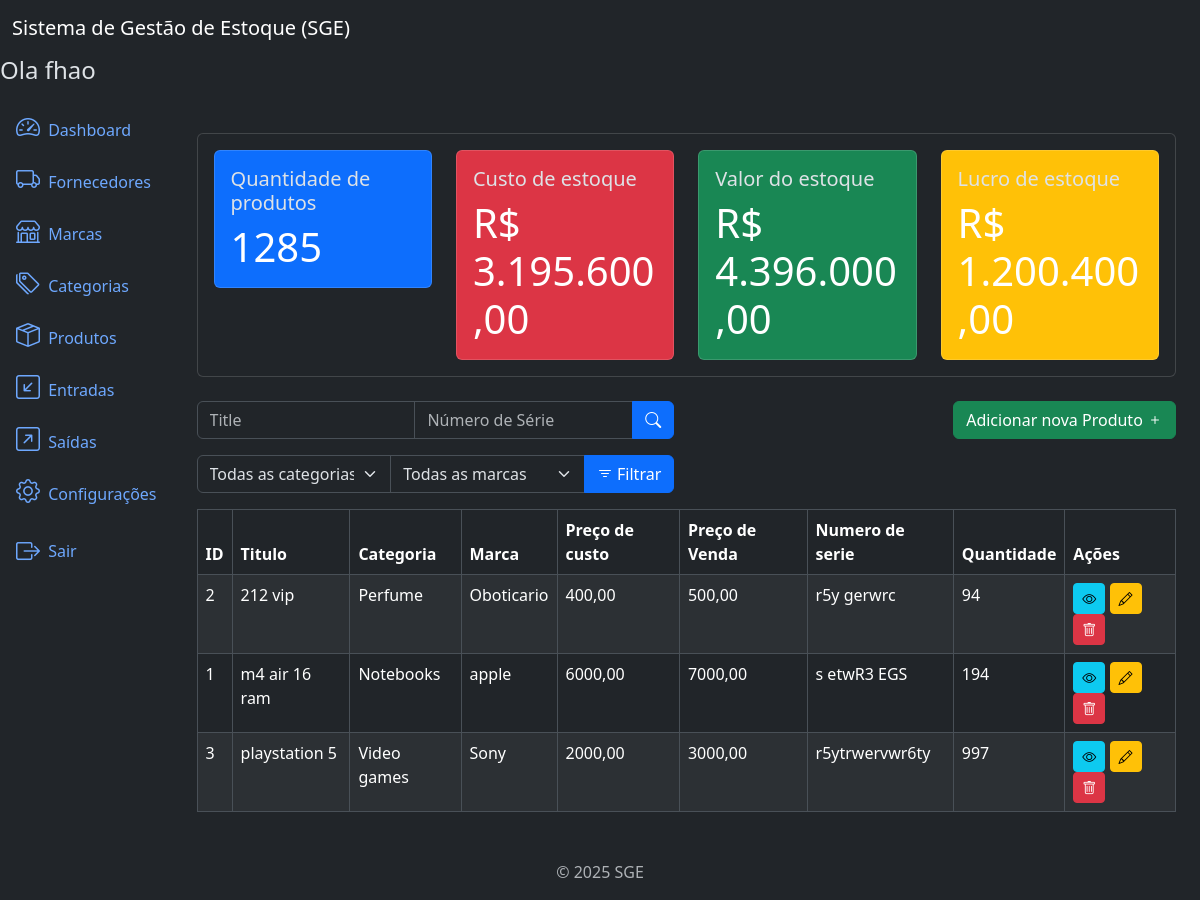
Screenshot of /products/list/ (signed in) with the database file from the repository.
### products/models.py (models this page shows, shortened)
class Product(models.Model):
    title = models.CharField(
        max_length=500
    )
    brand = models.ForeignKey(
        Brand,
        on_delete=models.PROTECT,
        related_name='products'
    )
    category = models.ForeignKey(
        Category,
        on_delete=models.PROTECT,
        related_name='products'
    )
    description = models.TextField(
        blank=True,
        null=True,
    )
    serie_number = models.CharField(
        max_length=200,
        blank=True,
        null=True,
    )
    cost_price = models.DecimalField(
        max_digits=20,
        decimal_places=2,
    )  # preço de custo
    selling_price = models.DecimalField(
        max_digits=20,
        decimal_places=2,
    )  # preço vendido
    quantity = models.IntegerField(
        default=0,
    )
    created_at = models.DateTimeField(
        auto_now_add=True,
    )
    updated_at = models.DateTimeField(
        auto_now=True
    )
    class Meta:
        ordering = ['title']

### categories/models.py (models this page shows)
class Category(models.Model):
    name = models.CharField(max_length=500)
    description = models.TextField(
        blank=True,
        null=True,
    )
    created_at = models.DateTimeField(
        auto_now_add=True
    )
    updated_at = models.DateTimeField(
        auto_now=True
    )
    class Meta:
        ordering = ['name']
    def __str__(self):
        return self.name

### brands/models.py (models this page shows)
class Brand(models.Model):
    name = models.CharField(max_length=500)
    description = models.TextField(
        blank=True,
        null=True,
    )
    created_at = models.DateTimeField(
        auto_now_add=True
    )
    updated_at = models.DateTimeField(
        auto_now=True
    )
    class Meta:
        ordering = ['name']
    def __str__(self):
        return self.name

### products/views.py (the view)
# urls.py: path('products/list/', views.ProductListView.as_view(), name='product_list'),
class ProductListView(LoginRequiredMixin, PermissionRequiredMixin, ListView):
    model = models.Product
    template_name = 'product_list.html'
    context_object_name = 'products'
    paginate_by = 10
    permission_required = 'products.view_product'
    def get_queryset(self):
        queryset = super().get_queryset()
        brand = self.request.GET.get('brand')
        category = self.request.GET.get('category')
        serie_number = self.request.GET.get('serie_number')
        title = self.request.GET.get('title')
        if brand:
            queryset = queryset.filter(brand__id=brand)
        if category:
            queryset = queryset.filter(category__id=category)
        if serie_number:
            queryset = queryset.filter(serie_number__icontains=serie_number)
        if title:
            queryset = queryset.filter(title__icontains=title)
        return queryset
    def get_context_data(self, **kwargs):
        context = super().get_context_data(**kwargs)
        context['categories'] = Category.objects.all()
        context['brands'] = Brand.objects.all()
        context['product_metrics'] = get_product_metrics()
        return context

### app/metrics.py (called while the page is built)
def get_product_metrics():
    products = Product.objects.all()
    total_cost_price = sum(product.cost_price * product.quantity for product in products)
    total_selling_price = sum(product.selling_price * product.quantity for product in products)
    total_quantity = sum(product.quantity for product in products)
    total_profit = total_selling_price - total_cost_price
    return dict(
        total_cost_price=number_format(total_cost_price, decimal_pos=2, force_grouping=True),
        total_selling_price=number_format(total_selling_price, decimal_pos=2, force_grouping=True),
        total_quantity=total_quantity,
        total_profit=number_format(total_profit, decimal_pos=2, force_grouping=True),
    )

### products/templates/product_list.html (shortened to what this page needs)
{% extends 'base.html' %}
{% block content %}
{% if perms.products.view_product and perms.inflows.view_inflow %}
   {% include 'components/_product_metrics.html' %}
{% endif %}
<div class="row mb-3">
   <div class="col-md-6">
      <form method="get" action="{% url 'product_list' %}">
         <div class="input-group">
            <input type="text" class="form-control" name="title" placeholder="Title" value="{{ request.GET.title }}">
            <input type="text" class="form-control" name="serie_number" placeholder="Número de Série" value="{{ request.GET.serie_number }}">
            <button type="submit" class="btn btn-primary">
               <i class="bi bi-search"></i>
            </button>
         </div>
      </form>
   </div>
   {% if perms.products.add_product %}
   <div class="col-md-6">
      <a href="{% url 'product_create' %}" class="btn btn-success float-end">
         Adicionar nova Produto
         <i class="bi bi-plus"></i>
      </a>
   </div>
   {% endif %}
</div>
<div class="row mb-3">
   <div class="col-md-6">
      <form method="get" action="{% url 'product_list' %}">
         <div class="input-group">
            <select class="form-select" name="category">
               <option value="" {% if not request.GET.category %} selected {% endif %} >Todas as categorias</option>
            </select>
            <select class="form-select" name="brand">
               <option value="" {% if not request.GET.brand %} selected {% endif %} >Todas as marcas</option>
            </select>
            <button type="submit" class="btn btn-primary">
               <i class="bi bi-filter"></i> Filtrar
            </button>
         </div>
      </form>
   </div>
</div>
<div class="table-responsive">
   <table class="table table-striped table-bordered">
      <thead class="thead-dark">
         <tr>
            <th>ID</th>
            <th>Titulo</th>
            <th>Categoria</th>
            <th>Marca</th>
            <th>Preço de custo</th>
            <th>Preço de Venda</th>
            <th>Numero de serie</th>
            <th>Quantidade</th>
            <th>Ações</th>
         </tr>
      </thead>
      <tbody>
         {% for product in products %}
         <tr>
            <td>{{ product.id }}</td>
            <td>{{ product.title }}</td>
            <td>{{ product.category }}</td>
            <td>{{ product.brand }}</td>
            <td>{{ product.cost_price }}</td>
            <td>{{ product.selling_price }}</td>
            <td>{{ product.serie_number }}</td>
            <td>{{ product.quantity }}</td>
            <td>
               <a href="{% url 'product_detail' product.id %}" class="btn btn-info btn-sm">
                  <i class="bi bi-eye"></i>
               </a>
               {% if perms.products.change_product %}
               <a href="{% url 'product_update' product.id %}" class="btn btn-warning btn-sm">
                  <i class="bi bi-pencil"></i>
               </a>
               {% endif %}
               {% if perms.products.delete_product %}
               <a href="{% url 'product_delete' product.id %}" class="btn btn-danger btn-sm">
                  <i class="bi bi-trash"></i>
               </a>
               {% endif %}
            </td>
         </tr>
         {% endfor %}
      </tbody>
   </table>
</div>
{% endblock %}

### app/templates/components/_header.html
<nav class="navbar navbar-expand-lg navbar-light bg-dark">
  <div class="container-fluid">
    <a class="navbar-brand text-white" href="#">Sistema de Gestão de Estoque (SGE)</a>
  </div>
</nav>
<h4>Ola {{ user.username }}</h4>

### rows the page displays
Product: id "2", title "212 vip", category "Perfume", brand "Oboticario", cost_price "400,00", selling_price "500,00", serie_number "r5y gerwrc", quantity "94"
Product: id "1", title "m4 air 16 ram", category "Notebooks", brand "apple", cost_price "6000,00", selling_price "7000,00", serie_number "s etwR3 EGS", quantity "194"
Product: id "3", title "playstation 5", category "Video games", brand "Sony", cost_price "2000,00", selling_price "3000,00", serie_number "r5ytrwervwr6ty", quantity "997"

### other values shown
{{ user.username }} "fhao"
{{ product_metrics.total_quantity }} "1285"
{{ product_metrics.total_cost_price }} "3.195.600,00"
{{ product_metrics.total_selling_price }} "4.396.000,00"
{{ product_metrics.total_profit }} "1.200.400,00"
